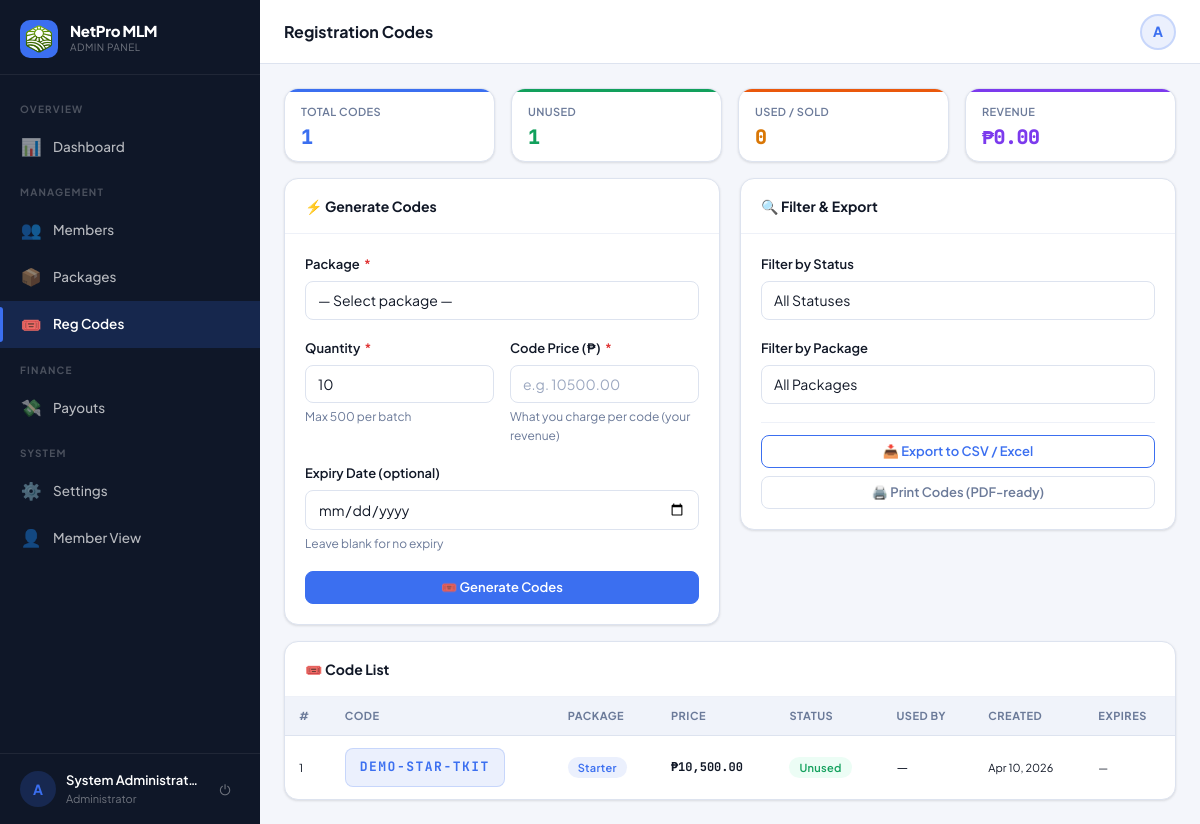
/?page=admin_codes (signed in), run on the app's committed database.
### tables this page shows
CREATE TABLE users (
  id                INT UNSIGNED AUTO_INCREMENT PRIMARY KEY,
  username          VARCHAR(40)  NOT NULL UNIQUE,
  password_hash     VARCHAR(255) NOT NULL,
  role              ENUM('member','admin') NOT NULL DEFAULT 'member',
  package_id        INT UNSIGNED NULL,
  reg_code_id       INT UNSIGNED NULL,

   
  sponsor_id        INT UNSIGNED NULL,
  binary_parent_id  INT UNSIGNED NULL,
  binary_position   ENUM('left','right') NULL,

   
  left_count        INT UNSIGNED NOT NULL DEFAULT 0,
  right_count       INT UNSIGNED NOT NULL DEFAULT 0,
  pairs_paid        INT UNSIGNED NOT NULL DEFAULT 0,
  pairs_flushed     INT UNSIGNED NOT NULL DEFAULT 0,
  pairs_paid_today  INT UNSIGNED NOT NULL DEFAULT 0,   

   
  full_name         VARCHAR(120) NULL,
  email             VARCHAR(120) NULL,
  mobile            VARCHAR(20)  NULL,
  gcash_number      VARCHAR(20)  NULL,
  address           TEXT         NULL,
  photo             VARCHAR(200) NULL,

  ewallet_balance   DECIMAL(14,2) NOT NULL DEFAULT 0.00,
  status            ENUM('active','suspended','pending') NOT NULL DEFAULT 'active',
  joined_at         TIMESTAMP DEFAULT CURRENT_TIMESTAMP,
  last_login        TIMESTAMP NULL,

  FOREIGN KEY (sponsor_id)       REFERENCES users(id) ON DELETE SET NULL,
  FOREIGN KEY (binary_parent_id) REFERENCES users(id) ON DELETE SET NULL,
  FOREIGN KEY (package_id)       REFERENCES packages(id) ON DELETE SET NULL
);

CREATE TABLE reg_codes (
  id          INT UNSIGNED AUTO_INCREMENT PRIMARY KEY,
  code        VARCHAR(20)   NOT NULL UNIQUE,
  package_id  INT UNSIGNED  NOT NULL,
  price       DECIMAL(12,2) NOT NULL,
  status      ENUM('unused','used','expired') NOT NULL DEFAULT 'unused',
  used_by     INT UNSIGNED  NULL,
  created_by  INT UNSIGNED  NOT NULL,
  used_at     TIMESTAMP     NULL,
  expires_at  DATE          NULL,
  created_at  TIMESTAMP DEFAULT CURRENT_TIMESTAMP,
  FOREIGN KEY (package_id) REFERENCES packages(id),
  FOREIGN KEY (used_by)    REFERENCES users(id) ON DELETE SET NULL,
  FOREIGN KEY (created_by) REFERENCES users(id)
);

CREATE TABLE packages (
  id               INT UNSIGNED AUTO_INCREMENT PRIMARY KEY,
  name             VARCHAR(80)      NOT NULL,
  entry_fee        DECIMAL(12,2)    NOT NULL,
  pairing_bonus    DECIMAL(12,2)    NOT NULL,
  daily_pair_cap   TINYINT UNSIGNED NOT NULL DEFAULT 3,
  direct_ref_bonus DECIMAL(12,2)    NOT NULL DEFAULT 0.00,
  status           ENUM('active','inactive') NOT NULL DEFAULT 'active',
  created_at       TIMESTAMP DEFAULT CURRENT_TIMESTAMP
);

### views/admin/codes.php (the view, shortened to what the rows shown need)
<!DOCTYPE html>
<html lang="en">
<head>
  <link rel="stylesheet" href="<?= APP_URL ?>/assets/css/main.css">
  <link rel="stylesheet" href="<?= APP_URL ?>/assets/css/layout.css">
  <link rel="stylesheet" href="<?= APP_URL ?>/assets/css/components.css">
</head>
<body>
<div class="shell">
  <?php require 'views/partials/sidebar_admin.php'; ?>
  <div class="main-area">
    <?php require 'views/partials/topbar.php'; ?>
    <main class="page-content">
      <div class="card no-print" style="margin-top:16px;">
        <div class="table-wrap">
          <table class="data-table" id="codesTable">
            <thead>
              <tr>
                <th>#</th>
                <th>Code</th>
                <th>Package</th>
                <th>Price</th>
                <th>Status</th>
                <th>Used By</th>
                <th>Created</th>
                <th>Expires</th>
              </tr>
            </thead>
            <tbody>
            <?php if (empty($codes['data'])): ?>
              <tr><td colspan="8"><div class="empty-state"><div class="empty-icon">🎟️</div><p>No codes found.</p></div></td></tr>
            <?php else: foreach ($codes['data'] as $i => $c): ?>
            <tr>
              <td class="td-muted" style="font-size:11px;"><?= ($codes['page']-1)*25 + $i + 1 ?></td>
              <td>
                <span class="reg-code" style="font-size:13px;letter-spacing:1.5px;"><?= e($c['code']) ?></span>
              </td>
              <td><span class="badge badge-primary"><?= e($c['package_name']) ?></span></td>
              <td class="text-mono" style="font-weight:700;"><?= fmt_money($c['price']) ?></td>
              <td>
                <?php $b = match($c['status']) { 'unused'=>'badge-success','used'=>'badge-neutral','expired'=>'badge-danger',default=>'badge-neutral' }; ?>
                <span class="badge <?= $b ?>"><?= ucfirst($c['status']) ?></span>
              </td>
              <td class="td-muted"><?= $c['used_by_username'] ? '@'.e($c['used_by_username']) : '—' ?></td>
              <td class="td-muted" style="font-size:11px;"><?= fmt_date($c['created_at']) ?></td>
              <td class="td-muted" style="font-size:11px;"><?= $c['expires_at'] ? fmt_date($c['expires_at']) : '—' ?></td>
            </tr>
            <?php endforeach; endif; ?>
            </tbody>
          </table>
        </div>
      </div>
    </main>
  </div>
</div>
</body>
</html>

### views/partials/sidebar_admin.php (shortened to what the rows shown need)
<?php
$user        = Auth::user();
$initials    = strtoupper(substr($user['username'] ?? 'A', 0, 1));
?>
<aside class="sidebar" id="sidebar">
  <div class="sidebar-footer">
    <div class="sidebar-user">
      <div class="user-avatar" style="background:rgba(59,111,240,.2);color:var(--primary);">
        <?= $initials ?>
      </div>
      <div class="user-info">
        <div class="user-name"><?= e($user['full_name'] ?: $user['username']) ?></div>
        <div class="user-role">Administrator</div>
      </div>
      <a href="<?= APP_URL ?>/?page=logout" class="sidebar-logout" title="Log out">⏻</a>
    </div>
  </div>
</aside>

### views/partials/topbar.php (shortened to what the rows shown need)
<?php
$user         = Auth::user();
$initials     = strtoupper(substr($user['username'] ?? 'U', 0, 1));
?>
<header class="topbar">
  <div class="topbar-right">
    <a href="<?= APP_URL ?>/?page=<?= Auth::isAdmin() ? 'admin' : 'profile' ?>"
       class="topbar-avatar" title="<?= e($user['username'] ?? '') ?>">
      <?php if ($user['photo'] ?? ''): ?>
        <img src="<?= APP_URL ?>/uploads/<?= e($user['photo']) ?>" alt="">
      <?php else: ?>
        <?= $initials ?>
      <?php endif; ?>
    </a>
  </div>
</header>

### data on the page
users: username "A", full_name "System Administrat…"
reg_codes: page "1", code "DEMO-STAR-TKIT", package.name "Starter", price "₱10,500.00", status "Unused", created_at "Apr 10, 2026"

### other printed values
setting('site_name', APP_NAME) "NetPro MLM"
$pageTitle "Registration Codes"
$label "TOTAL CODES"
$val "1"
$label "UNUSED"
$label "USED / SOLD"
$val "0"
$label "REVENUE"
$val "₱0.00"
